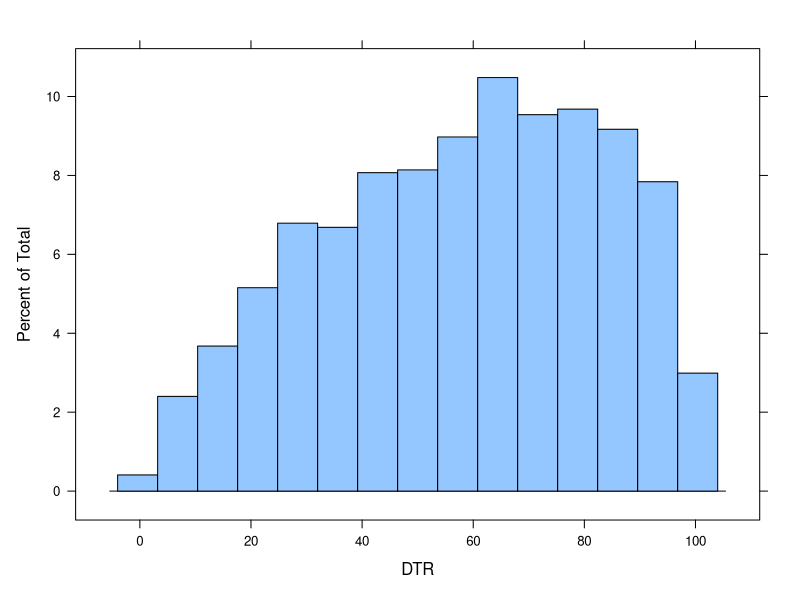

Write R code to recreate this figure.
## Simulate democratic thermometer ratings at a hypothetical 20,000-student university.
## Pollock III (2012, Chp. 6) conjectured about a 20,000-student university whose known population thermometer rating toward Democrats was 58. 
## Population standard deviation is assumed to be 24.8
## We will simulate that here with this code. However, we have to bound the ratings between 0 and 100.
## Let's write a bootstrap function toward that end.
###############################################################################################################################################
## After some consideration, a beta distribution does the job best.
## http://en.wikipedia.org/wiki/Beta_distribution



getwd() # get working directory
setwd("~/Dropbox/teaching/posc3410/hypothetical-university") # set working directory. Note, this is for me.
library(lattice)


set.seed(8675309) # for reproducibility
GoGoGadgetBootstrap <- function(n,mean,sd,lowerbound,upperbound){
range <- upperbound - lowerbound
m <- (mean - lowerbound)/range
s <- sd/range
a <- (m^2 - m^3 - m*s^2)/s^2 # calculate alpha for rbeta
b <- (m-2*m^2+m^3-s^2+m*s^2)/s^2 # calculate beta for rbeta
data <- rbeta(n,a,b) # generate the data
data <- lowerbound + data * range # squeeze it within the bounds.
return(data)
}

DTR <- GoGoGadgetBootstrap(20000,58,24.8,0,100) # Create the university, assign it to DTR
DTR <- round(DTR) # Round thermometer ratings to integers, since students probably don't think in decimals toward the Dems.
histogram(DTR)

meanDTR <- mean(DTR)
meanDTR


# Get five samples of 10 respondents
fiveoften <- sapply(1:5, function(i){ x <-sample(DTR, 10, replace = TRUE) })
mean(fiveoften)

# Get a million samples of ten. This may take a few seconds.
millionoften <- sapply(1:1000000, function(i){ x <-sample(DTR, 10, replace = TRUE) })
mean(millionoften)

# Get 100 samples of a thousand. 
hundredofthousand <- sapply(1:100, function(i){ x <-sample(DTR, 1000, replace = TRUE) })
mean(hundredofthousand)

# Get a thousand samples of thousand. This may take a few seconds.
thousandofthousand <- sapply(1:1000, function(i){ x <-sample(DTR, 1000, replace = TRUE) })
mean(thousandofthousand)

